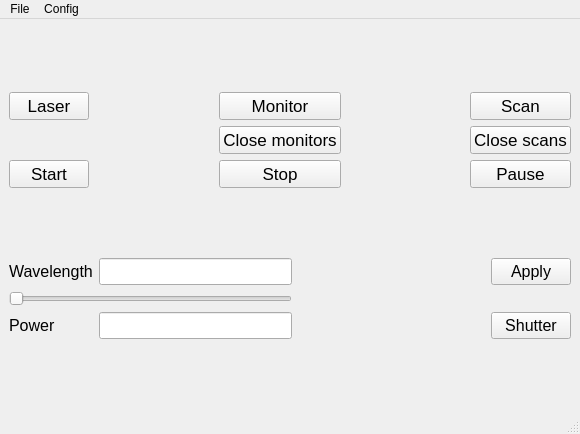
<?xml version="1.0" encoding="UTF-8"?>
<ui version="4.0">
 <class>MainWindow</class>
 <widget class="QMainWindow" name="MainWindow">
  <property name="geometry">
   <rect>
    <x>0</x>
    <y>0</y>
    <width>580</width>
    <height>434</height>
   </rect>
  </property>
  <property name="windowTitle">
   <string>MainWindow</string>
  </property>
  <property name="styleSheet">
   <string notr="true"/>
  </property>
  <widget class="QWidget" name="centralwidget">
   <layout class="QGridLayout" name="gridLayout">
    <item row="0" column="0">
     <layout class="QGridLayout" name="Top_Layout">
      <item row="0" column="0">
       <widget class="QPushButton" name="laser_button">
        <property name="font">
         <font>
          <pointsize>13</pointsize>
         </font>
        </property>
        <property name="text">
         <string>Laser</string>
        </property>
       </widget>
      </item>
      <item row="0" column="4">
       <widget class="QPushButton" name="scan_button">
        <property name="font">
         <font>
          <pointsize>13</pointsize>
         </font>
        </property>
        <property name="text">
         <string>Scan</string>
        </property>
       </widget>
      </item>
      <item row="0" column="2">
       <widget class="QPushButton" name="monitor_button">
        <property name="font">
         <font>
          <pointsize>13</pointsize>
         </font>
        </property>
        <property name="text">
         <string>Monitor</string>
        </property>
       </widget>
      </item>
      <item row="2" column="4">
       <widget class="QPushButton" name="pushButton_6">
        <property name="font">
         <font>
          <pointsize>13</pointsize>
         </font>
        </property>
        <property name="text">
         <string>Pause</string>
        </property>
       </widget>
      </item>
      <item row="0" column="3">
       <spacer name="horizontalSpacer_2">
        <property name="orientation">
         <enum>Qt::Horizontal</enum>
        </property>
        <property name="sizeHint" stdset="0">
         <size>
          <width>40</width>
          <height>20</height>
         </size>
        </property>
       </spacer>
      </item>
      <item row="0" column="1">
       <spacer name="horizontalSpacer">
        <property name="orientation">
         <enum>Qt::Horizontal</enum>
        </property>
        <property name="sizeHint" stdset="0">
         <size>
          <width>40</width>
          <height>20</height>
         </size>
        </property>
       </spacer>
      </item>
      <item row="2" column="0">
       <widget class="QPushButton" name="pushButton_4">
        <property name="font">
         <font>
          <pointsize>13</pointsize>
         </font>
        </property>
        <property name="text">
         <string>Start</string>
        </property>
       </widget>
      </item>
      <item row="2" column="2">
       <widget class="QPushButton" name="pushButton_5">
        <property name="font">
         <font>
          <pointsize>13</pointsize>
         </font>
        </property>
        <property name="text">
         <string>Stop</string>
        </property>
       </widget>
      </item>
      <item row="1" column="2">
       <widget class="QPushButton" name="pushButton_7">
        <property name="font">
         <font>
          <pointsize>13</pointsize>
         </font>
        </property>
        <property name="text">
         <string>Close monitors</string>
        </property>
       </widget>
      </item>
      <item row="1" column="4">
       <widget class="QPushButton" name="pushButton_8">
        <property name="font">
         <font>
          <pointsize>13</pointsize>
         </font>
        </property>
        <property name="text">
         <string>Close scans</string>
        </property>
       </widget>
      </item>
     </layout>
    </item>
    <item row="1" column="0">
     <layout class="QGridLayout" name="Bottom_Layout">
      <item row="3" column="0">
       <widget class="QLabel" name="label_2">
        <property name="font">
         <font>
          <pointsize>12</pointsize>
         </font>
        </property>
        <property name="text">
         <string>Power</string>
        </property>
        <property name="buddy">
         <cstring>power</cstring>
        </property>
       </widget>
      </item>
      <item row="1" column="2">
       <spacer name="horizontalSpacer_3">
        <property name="orientation">
         <enum>Qt::Horizontal</enum>
        </property>
        <property name="sizeHint" stdset="0">
         <size>
          <width>48</width>
          <height>20</height>
         </size>
        </property>
       </spacer>
      </item>
      <item row="1" column="1">
       <widget class="QLineEdit" name="wavelength">
        <property name="font">
         <font>
          <pointsize>12</pointsize>
         </font>
        </property>
       </widget>
      </item>
      <item row="2" column="0" colspan="2">
       <widget class="QSlider" name="wavelength_slider">
        <property name="orientation">
         <enum>Qt::Horizontal</enum>
        </property>
       </widget>
      </item>
      <item row="3" column="1">
       <widget class="QLineEdit" name="power">
        <property name="font">
         <font>
          <pointsize>12</pointsize>
         </font>
        </property>
       </widget>
      </item>
      <item row="1" column="0">
       <widget class="QLabel" name="label">
        <property name="font">
         <font>
          <pointsize>12</pointsize>
         </font>
        </property>
        <property name="text">
         <string>Wavelength</string>
        </property>
        <property name="buddy">
         <cstring>wavelength</cstring>
        </property>
       </widget>
      </item>
      <item row="1" column="3">
       <widget class="QPushButton" name="apply_laser">
        <property name="font">
         <font>
          <pointsize>12</pointsize>
         </font>
        </property>
        <property name="text">
         <string>Apply</string>
        </property>
       </widget>
      </item>
      <item row="3" column="3">
       <widget class="QPushButton" name="shutter">
        <property name="font">
         <font>
          <pointsize>12</pointsize>
         </font>
        </property>
        <property name="text">
         <string>Shutter</string>
        </property>
       </widget>
      </item>
     </layout>
    </item>
   </layout>
  </widget>
  <widget class="QMenuBar" name="menubar">
   <property name="geometry">
    <rect>
     <x>0</x>
     <y>0</y>
     <width>580</width>
     <height>46</height>
    </rect>
   </property>
   <widget class="QMenu" name="menuFile">
    <property name="title">
     <string>File</string>
    </property>
    <addaction name="action_Exit"/>
   </widget>
   <widget class="QMenu" name="menuConfig">
    <property name="title">
     <string>Config</string>
    </property>
    <addaction name="actionLoad_Preset"/>
    <addaction name="actionSave_Current_Status"/>
   </widget>
   <addaction name="menuFile"/>
   <addaction name="menuConfig"/>
  </widget>
  <widget class="QStatusBar" name="statusbar"/>
  <action name="action_Exit">
   <property name="text">
    <string>&amp;Exit</string>
   </property>
  </action>
  <action name="actionLoad_Preset">
   <property name="text">
    <string>Load Preset</string>
   </property>
  </action>
  <action name="actionSave_Current_Status">
   <property name="text">
    <string>Save Current Status</string>
   </property>
  </action>
 </widget>
 <resources/>
 <connections/>
</ui>
